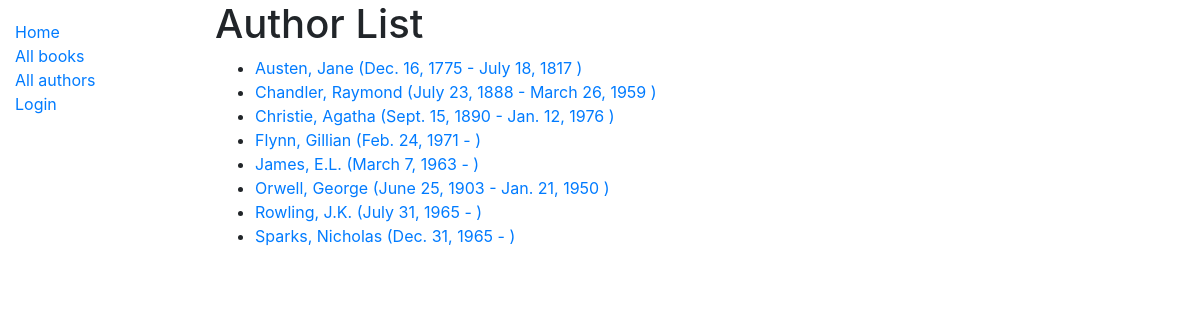
The app's page /catalog/authors/, older data.
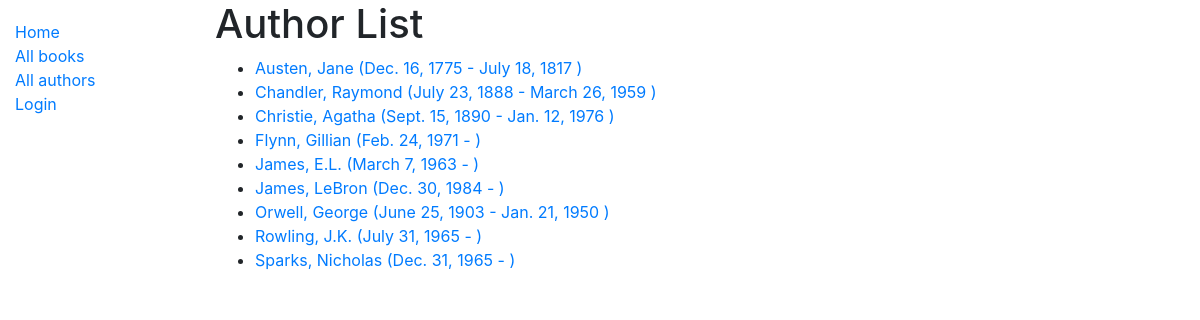
The same page, newer data.
### catalog/models.py (models this page shows, shortened)
class Author(models.Model):
	first_name=models.CharField(max_length=100)
	last_name=models.CharField(max_length=100)
	date_of_birth=models.DateField(null=True, blank=True)
	date_of_death=models.DateField('Died', null=True, blank=True)
	class Meta:
		ordering=['last_name', 'first_name']
	def get_absolute_url(self):
		return reverse('author-detail', args=[str(self.id)])

### catalog/views.py (the view)
# urls.py: path('authors/', views.AuthorListView.as_view(), name='authors'),
class AuthorListView(generic.ListView):
	model = Author

### catalog/templates/catalog/author_list.html (shortened to what this page needs)
{% extends "base_generic.html" %}
{% block content %}
  <h1>Author List</h1>
  {% if author_list %}
  <ul>
    {% for author in author_list %}
      <li>
        <a href="{{ author.get_absolute_url }}">{{ author.last_name }}, {{ author.first_name }} ({{author.date_of_birth}} - {% if author.date_of_death %}{{author.date_of_death}} {% endif %}) </a>
      </li>
    {% endfor %}
  </ul>
  {% else %}
    <p>There are no author information available</p>
  {% endif %}
{% endblock %}

### catalog/templates/base_generic.html (shortened to what this page needs)
<!DOCTYPE html>
<html lang="en">
<head>
  <link rel="stylesheet" href="https://stackpath.bootstrapcdn.com/bootstrap/4.1.3/css/bootstrap.min.css">
  {% load static %}
  <link rel="stylesheet" href="{% static 'css/styles.css' %}">
</head>
<body>
  <div class="container-fluid">
    <div class="row">
      <div class="col-sm-2">
      {% block sidebar %}
        <ul class="sidebar-nav">
          <li><a href="{% url 'index' %}">Home</a></li>
          <li><a href="{% url 'books' %}">All books</a></li>
          <li><a href="{% url 'authors' %}">All authors</a></li>
          {% if user.is_authenticated%}
            <li>User: {{ user.get_username }}</li>
            <li><a href="{% url 'my-borrowed' %}">My Borrowed</a></li>
            <li><a href="{% url 'logout' %}?next={{request.path}}">Logout</a></li>
          {% else %}
            <li><a href="{% url 'login' %}?next={{request.path}}">Login</a></li>
          {% endif %}
        </ul>
     {% endblock %}
      </div>
      <div class="col-sm-10 ">{% block content %}{% endblock %}
      </div>
    </div>
  </div>
</body>
</html>

### catalog/static/styles.css (style rules this page uses)
.sidebar-nav { margin-top: 20px; padding: 0; list-style: none; }

Row changes from the older to the newer data that the page shows:
added Author: last_name "James", first_name "LeBron", date_of_birth "Dec. 30, 1984"
